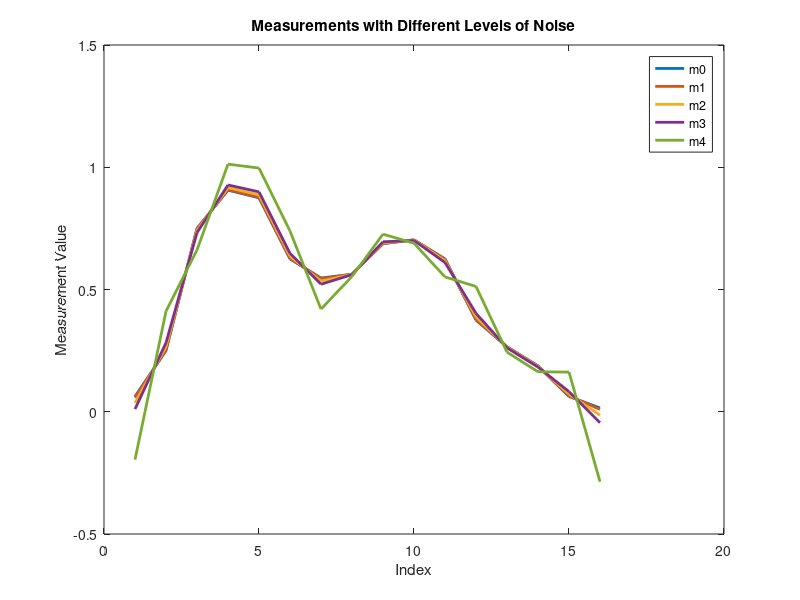

MATLAB code for this plot:
% Define the point spread function p
p = [1/16, 3/16, 1/2, 3/16, 1/16]';

% Build the convolution matrix A
A_full = convmtx(p, 16);
A = A_full(3:18, :);

% Define the signal f
f = [0, 0, 1, 1, 1, 0.5, 0.5, 0.5, 0.75, 0.75, 0.75, 0.25, 0.25, 0.25, 0, 0]';

% Set the seed for the random number generator to ensure reproducibility
rng(0,'twister');

% Compute the noise vector
noise = 1/norm(f) * randn(size(A*f));

% Compute the measurement vectors m0, m1, m2, m3, and m4
m0 = A*f;
m1 = A*f + 0.01*noise;
m2 = A*f + 0.05*noise;
m3 = A*f + 0.1*noise;
m4 = A*f + 0.5*noise;

% Plot the measurements
figure
plot(m0, 'LineWidth', 2)
hold on
plot(m1, 'LineWidth', 2)
plot(m2, 'LineWidth', 2)
plot(m3, 'LineWidth', 2)
plot(m4, 'LineWidth', 2)
hold off
legend('m0', 'm1', 'm2', 'm3', 'm4')
title('Measurements with Different Levels of Noise')
xlabel('Index')
ylabel('Measurement Value')

% Perform deconvolution for all measurements
f0 = inv(A)*m0;
f1 = inv(A)*m1;
f2 = inv(A)*m2;
f3 = inv(A)*m3;
f4 = inv(A)*m4;

% Calculate the relative errors
relative_error0 = norm(f - f0) / norm(f) * 100;
relative_error1 = norm(f - f1) / norm(f) * 100;
relative_error2 = norm(f - f2) / norm(f) * 100;
relative_error3 = norm(f - f3) / norm(f) * 100;
relative_error4 = norm(f - f4) / norm(f) * 100;

% Print the relative errors with two decimal places
fprintf('Relative error with m0: %.2f%%\n', relative_error0)
fprintf('Relative error with m1: %.2f%%\n', relative_error1)
fprintf('Relative error with m2: %.2f%%\n', relative_error2)
fprintf('Relative error with m3: %.2f%%\n', relative_error3)
fprintf('Relative error with m4: %.2f%%\n', relative_error4)

cond(A)
